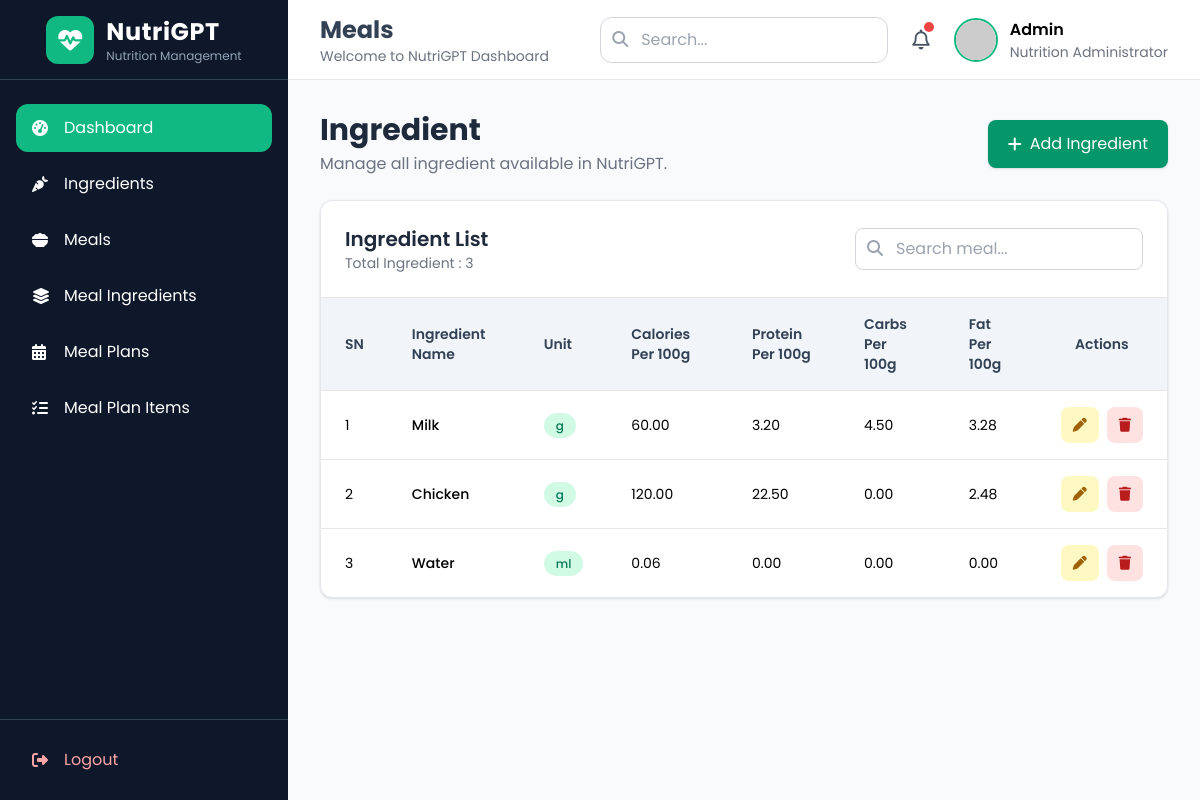
The page /meal/ingredient/ on the database as committed earlier.
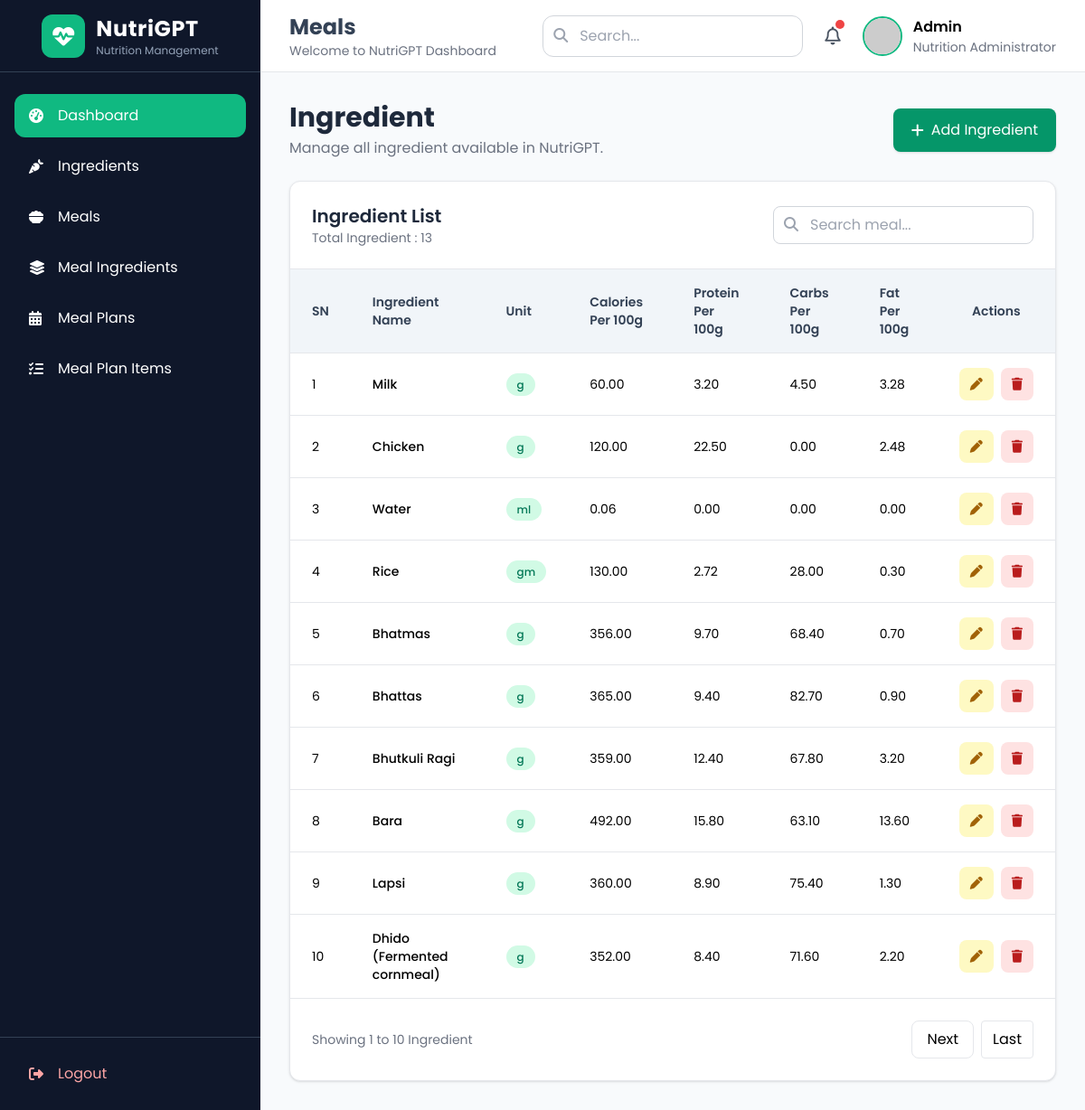
The same page on the database as committed later.
### meals/models.py (models this page shows, shortened)
class Ingredient(models.Model):
    name = models.CharField(max_length=30)
    unit = models.CharField(max_length=20, null=True, blank=True)
    calories_per_100g = models.DecimalField(max_digits=5, decimal_places=2)
    protein_per_100g = models.DecimalField(max_digits=5, decimal_places=2)
    carbs_per_100g = models.DecimalField(max_digits=5, decimal_places=2)
    fat_per_100g = models.DecimalField(max_digits=5, decimal_places=2)
    class Meta:
        db_table = 'ingredient'

### meals/views.py (the view)
# urls.py: path('ingredient/', IngredientListView.as_view(), name = 'Ingredient-list'),
class IngredientListView(ListView):
    model = Ingredient
    paginate_by = 10
    template_name = 'ingredient/list.html'
    context_object_name = 'Ingredients'

### meals/templates/ingredient/list.html (shortened to what this page needs)
{% extends "home/base.html" %}
{% block page_title %}Meals{% endblock %}
{% block content %}
<div class="space-y-6">
    <div class="flex flex-col md:flex-row md:items-center md:justify-between gap-4">
        <div>
            <h1 class="text-3xl font-bold text-slate-800">
                Ingredient
            </h1>
            <p class="text-gray-500 mt-1">
                Manage all ingredient available in NutriGPT.
            </p>
        </div>
        <a href="{% url 'Ingredient-create' %}"
           class="inline-flex items-center gap-2 bg-emerald-600 hover:bg-emerald-700 text-white px-5 py-3 rounded-lg shadow transition">
            <i class="fa-solid fa-plus"></i>
            Add Ingredient
        </a>
    </div>
    <div class="bg-white rounded-xl shadow border border-gray-200">
        <div class="flex flex-col md:flex-row md:items-center md:justify-between gap-4 p-6 border-b">
            <div>
                <h2 class="text-xl font-semibold text-slate-800">
                    Ingredient List
                </h2>
                <p class="text-sm text-gray-500">
                    Total Ingredient : {{ page_obj.paginator.count }}
                </p>
            </div>
            <form method="get">
                <div class="relative">
                    <input
                        type="text"
                        name="search"
                        value="{{ request.GET.search }}"
                        placeholder="Search meal..."
                        class="w-72 border border-gray-300 rounded-lg pl-10 pr-4 py-2 focus:outline-none focus:ring-2 focus:ring-emerald-500">
                    <i class="fa-solid fa-magnifying-glass absolute left-3 top-3 text-gray-400"></i>
                </div>
            </form>
        </div>
        <div class="overflow-x-auto">
            <table class="min-w-full text-sm">
                <thead class="bg-slate-100 text-slate-700">
                    <tr>
                        <th class="px-6 py-4 text-left font-semibold">
                            SN
                        </th>
                        <th class="px-6 py-4 text-left font-semibold">
                            Ingredient Name
                        </th>
                        <th class="px-6 py-4 text-left font-semibold">
                            Unit
                        </th>
                        <th class="px-6 py-4 text-left font-semibold">
                            Calories Per 100g
                        </th>
                        <th class="px-6 py-4 text-left font-semibold">
                            Protein Per 100g
                        </th>
                        <th class="px-6 py-4 text-left font-semibold">
                            Carbs Per 100g
                        </th>
                        <th class="px-6 py-4 text-left font-semibold">
                            Fat Per 100g
                        </th>
                        <th class="px-6 py-4 text-center font-semibold">
                            Actions
                        </th>
                    </tr>
                </thead>
                <tbody>
                {% for Ingredient in Ingredients %}
                    <tr class="border-t hover:bg-slate-50">
                        <td class="px-6 py-4">
                            {{ page_obj.start_index|add:forloop.counter0 }}
                        </td>
                        <td class="px-6 py-4 font-medium">
                            {{ Ingredient.name }}
                        </td>
                        <td class="px-6 py-4">
                            <span class="px-3 py-1 rounded-full bg-emerald-100 text-emerald-700 text-xs font-medium">
                                {{ Ingredient.unit}}
                            </span>
                        </td>
                        <td class="px-6 py-4">
                            {{ Ingredient.calories_per_100g }}
                        </td>
                        <td class="px-6 py-4">
                            {{ Ingredient.protein_per_100g }}
                        </td>
                        <td class="px-6 py-4">
                            {{ Ingredient.carbs_per_100g }}
                        </td>
                        <td class="px-6 py-4">
                            {{ Ingredient.fat_per_100g }}
                        </td>
                        <td class="px-6 py-4">
                            <div class="flex justify-center gap-2">
                                <a href="{% url 'Ingredient-update' Ingredient.pk %}"
                                   class="px-3 py-2 rounded-lg bg-yellow-100 text-yellow-700 hover:bg-yellow-200">
                                    <i class="fa-solid fa-pen"></i>
                                </a>
                                <a href="{% url 'Ingredient-delete' Ingredient.pk %}"
                                   class="px-3 py-2 rounded-lg bg-red-100 text-red-700 hover:bg-red-200">
                                    <i class="fa-solid fa-trash"></i>
                                </a>
                            </div>
                        </td>
                    </tr>
                {% endfor %}
                </tbody>
            </table>
        </div>
        {% if is_paginated %}
        <div class="flex justify-between items-center p-6 border-t">
            <div class="text-sm text-gray-500">
                Showing {{ page_obj.start_index }} to {{ page_obj.end_index }} Ingredient
            </div>
            <div class="flex gap-2">
                {% if page_obj.has_next %}
                <a href="?page={{ page_obj.next_page_number }}"
                   class="px-4 py-2 border rounded-lg hover:bg-gray-100">
                    Next
                </a>
                <a href="?page={{ page_obj.paginator.num_pages }}"
                   class="px-3 py-2 border rounded hover:bg-gray-100">
                    Last
                </a>
                {% endif %}
            </div>
        </div>
        {% endif %}
    </div>
</div>
{% endblock %}

### home/templates/home/base.html (shortened to what this page needs)
<!DOCTYPE html>
<html lang="en">
<head>
    <script src="https://cdn.tailwindcss.com"></script>
    <link rel="stylesheet"
          href="https://cdnjs.cloudflare.com/ajax/libs/font-awesome/6.7.2/css/all.min.css">
</head>
<body>
<div class="flex h-screen overflow-hidden">
    <aside class="w-72 bg-slate-900 text-white flex flex-col shadow-xl">
        <div class="h-20 flex items-center justify-center border-b border-slate-700">
            <div class="flex items-center gap-3">
                <div class="w-12 h-12 rounded-xl bg-emerald-500 flex items-center justify-center">
                    <i class="fa-solid fa-heart-pulse text-2xl text-white"></i>
                </div>
                <div>
                    <h1 class="text-2xl font-bold tracking-wide">
                        NutriGPT
                    </h1>
                    <p class="text-xs text-slate-400">
                        Nutrition Management
                    </p>
                </div>
            </div>
        </div>
        <nav class="flex-1 px-4 py-6 space-y-2">
            <a href="{% url "dashboard" %}"
               class="sidebar-link active flex items-center gap-3 px-4 py-3 rounded-xl">
                <i class="fa-solid fa-gauge-high w-5"></i>
                Dashboard
            </a>
            <a href="{% url 'Ingredient-list' %}"
               class="sidebar-link flex items-center gap-3 px-4 py-3 rounded-xl">
                <i class="fa-solid fa-carrot w-5"></i>
                Ingredients
            </a>
            <a href="{% url 'meal-list' %}"
               class="sidebar-link flex items-center gap-3 px-4 py-3 rounded-xl">
                <i class="fa-solid fa-bowl-food w-5"></i>
                Meals
            </a>
            <a href="{% url 'MealIngredient-list' %}"
               class="sidebar-link flex items-center gap-3 px-4 py-3 rounded-xl">
                <i class="fa-solid fa-layer-group w-5"></i>
                Meal Ingredients
            </a>
            <a href="{% url 'MealPlan-list' %}"
               class="sidebar-link flex items-center gap-3 px-4 py-3 rounded-xl">
                <i class="fa-solid fa-calendar-days w-5"></i>
                Meal Plans
            </a>
            <a href="{% url 'MealPlanItem-list' %}"
               class="sidebar-link flex items-center gap-3 px-4 py-3 rounded-xl">
                <i class="fa-solid fa-list-check w-5"></i>
                Meal Plan Items
            </a>
        </nav>
        <div class="p-4 border-t border-slate-700">
            <a href="{}"
               class="sidebar-link flex items-center gap-3 px-4 py-3 rounded-xl text-red-300 hover:bg-red-600 hover:text-white">
                <i class="fa-solid fa-right-from-bracket w-5"></i>
                Logout
            </a>
        </div>
    </aside>
    <div class="flex flex-col flex-1 overflow-hidden">
        <header class="h-20 bg-white shadow-sm border-b flex items-center justify-between px-8">
            <div>
                <h2 class="text-2xl font-bold text-slate-700">
                    {% block page_title %}{% endblock %}
                </h2>
                <p class="text-sm text-gray-500">
                    Welcome to NutriGPT Dashboard
                </p>
            </div>
            <div class="flex items-center gap-6">
                <div class="relative hidden md:block">
                    <input type="text"
                           placeholder="Search..."
                           class="w-72 border border-gray-300 rounded-xl pl-10 pr-4 py-2.5 focus:outline-none focus:ring-2 focus:ring-emerald-500">
                    <i class="fa-solid fa-magnifying-glass absolute left-3 top-3.5 text-gray-400"></i>
                </div>
                <button class="relative text-gray-600 text-xl hover:text-emerald-600">
                    <i class="fa-regular fa-bell"></i>
                    <span class="absolute -top-1 -right-1 w-2.5 h-2.5 rounded-full bg-red-500"></span>
                </button>
                <div class="flex items-center gap-3">
                    <img src="https://i.pravatar.cc/45"
                         class="rounded-full w-11 h-11 border-2 border-emerald-500">
                    <div>
                        <h4 class="font-semibold">
                            Admin
                        </h4>
                        <p class="text-sm text-gray-500">
                            Nutrition Administrator
                        </p>
                    </div>
                </div>
            </div>
        </header>
        <main class="flex-1 overflow-y-auto p-8 bg-slate-50">
            {% block content %}
            {% endblock %}
        </main>
    </div>
</div>
</body>
</html>

### home/templates/home/base.html (style rules this page uses)
body { font-family: 'Poppins', sans-serif; background:#f8fafc; }
.sidebar-link { transition:all .25s ease; }
.active { background:#10b981; }

Rows that differ between the two databases and show on the page:
added Ingredient: start_index|add "4", name "Rice", unit "gm", calories_per_100g "130.00", protein_per_100g "2.72", carbs_per_100g "28.00", fat_per_100g "0.30"
added Ingredient: start_index|add "5", name "Bhatmas", unit "g", calories_per_100g "356.00", protein_per_100g "9.70", carbs_per_100g "68.40", fat_per_100g "0.70"
added Ingredient: start_index|add "6", name "Bhattas", unit "g", calories_per_100g "365.00", protein_per_100g "9.40", carbs_per_100g "82.70", fat_per_100g "0.90"
added Ingredient: start_index|add "7", name "Bhutkuli Ragi", unit "g", calories_per_100g "359.00", protein_per_100g "12.40", carbs_per_100g "67.80", fat_per_100g "3.20"
added Ingredient: start_index|add "8", name "Bara", unit "g", calories_per_100g "492.00", protein_per_100g "15.80", carbs_per_100g "63.10", fat_per_100g "13.60"
added Ingredient: start_index|add "9", name "Lapsi", unit "g", calories_per_100g "360.00", protein_per_100g "8.90", carbs_per_100g "75.40", fat_per_100g "1.30"
added Ingredient: start_index|add "10", name "Dhido (Fermented cornmeal)", unit "g", calories_per_100g "352.00", protein_per_100g "8.40", carbs_per_100g "71.60", fat_per_100g "2.20"
Other text that changed with them:
{{ page_obj.paginator.count }}: "3" → "13"
{{ page_obj.start_index }}: (not shown) → "1"
{{ page_obj.end_index }}: (not shown) → "10"
text now shown: "Showing to Ingredient Next Last"
